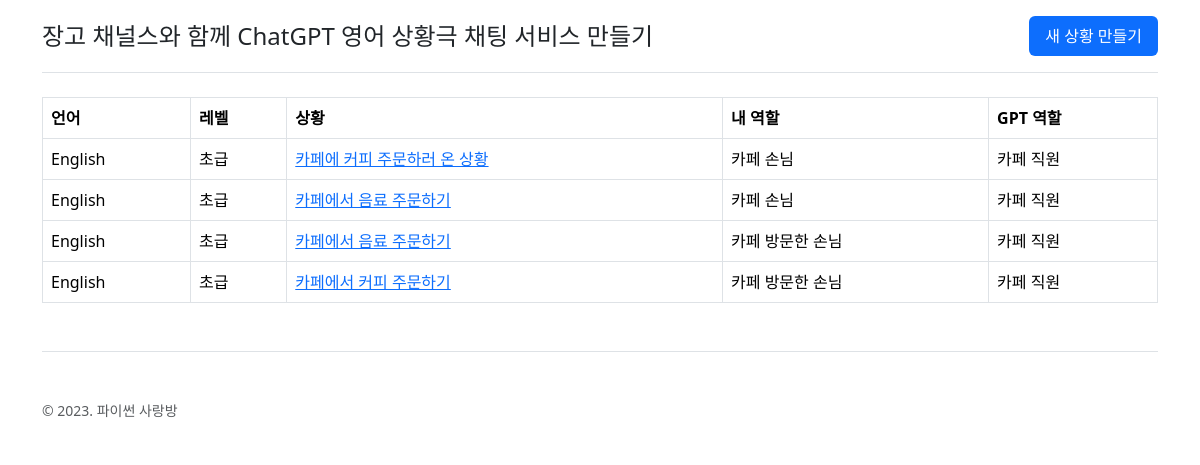
The page /chat/ (signed in) on the database as committed earlier.
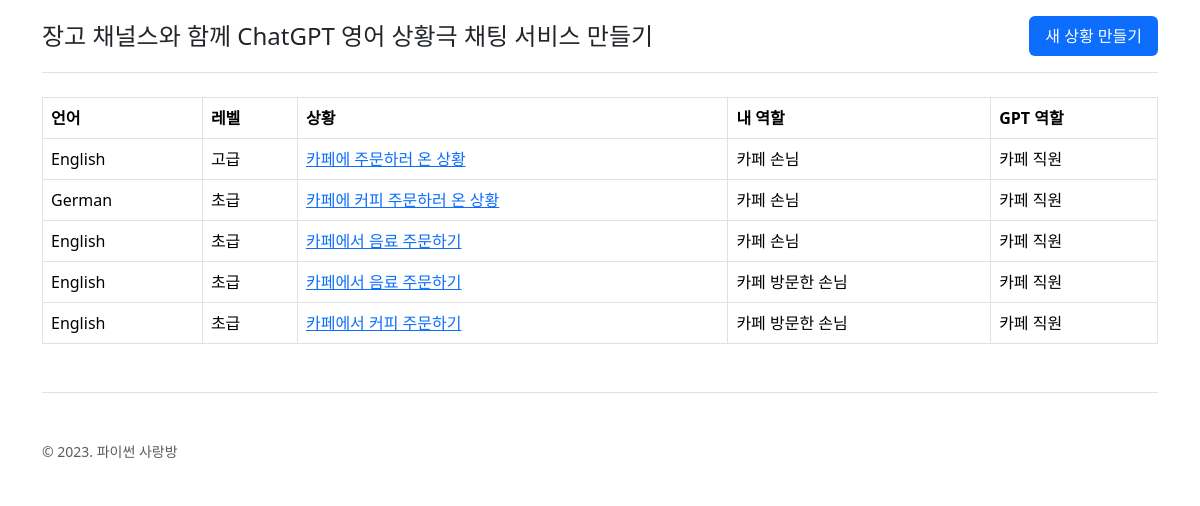
The same page on the database as committed later.
### chat/models.py (models this page shows, shortened)
class RolePlayingRoom(models.Model):
    class Language(models.TextChoices):
        ENGLISH = "en-US", "English"
        JAPANESE = "ja-JP", "Japanese"
        CHINESE = "zh-CN", "Chinese"
        SPANISH = "es-ES", "Spanish"
        FRENCH = "fr-FR", "French"
        GERMAN = "de-DE", "German"
        RUSSIAN = "ru-RU", "Russian"
    class Level(models.IntegerChoices):
        BEGINNER = 1, "초급"
        ADVANCED = 2, "고급"
    user = models.ForeignKey(settings.AUTH_USER_MODEL, on_delete=models.CASCADE)
    language = models.CharField(
        max_length=10,
        choices=Language.choices,
        default=Language.ENGLISH,
        verbose_name="대화 언어",
    )
    level = models.SmallIntegerField(
        choices=Level.choices, default=Level.BEGINNER, verbose_name="레벨"
    )
    situation = models.CharField(max_length=100, verbose_name="상황")
    situation_en = models.CharField(
        max_length=100,
        blank=True,
        verbose_name="상황 (영문)",
        help_text="GPT 프롬프트에 직접적으로 활용됩니다. 비워두시면, situation 필드를 번역해 자동 반영됩니다.",
    )
    my_role = models.CharField(max_length=100, verbose_name="내 역할")
    my_role_en = models.CharField(
        max_length=100,
        blank=True,
        verbose_name="내 역할 (영문)",
        help_text="GPT 프롬프트에 직접적으로 활용됩니다. 비워두시면, my_role 필드를 번역해 자동 반영됩니다.",
    )
    gpt_role = models.CharField(max_length=100, verbose_name="GPT 역할")
    gpt_role_en = models.CharField(
        max_length=100,
        blank=True,
        verbose_name="GPT 역할 (영문)",
        help_text="GPT 프롬프트에 직접적으로 활용됩니다. 비워두시면, gpt_role 필드를 번역해 자동 반영됩니다.",
    )
    class Meta:
        ordering = ["-pk"]
    def get_absolute_url(self):
        return reverse_lazy("role_playing_room_detail", kwargs={"pk": self.pk})

### chat/views.py (the view)
# urls.py: path("", views.RolePlayingRoomListView.as_view(), name="role_playing_room_list"),
@method_decorator(staff_member_required, name="dispatch")
class RolePlayingRoomListView(ListView):
    model = RolePlayingRoom
    def get_queryset(self):
        qs = super().get_queryset()
        qs = qs.filter(user=self.request.user)
        return qs

### chat/templates/chat/roleplayingroom_list.html
{% extends "chat/base.html" %}
{% block content %}
  <table class="table table-hover table-bordered">
    <thead>
      <tr>
        <th>언어</th>
        <th>레벨</th>
        <th>상황</th>
        <th>내 역할</th>
        <th>GPT 역할</th>
      </tr>
    </thead>
    <tbody>
      {% for room in object_list %}
        <tr>
          <td>{{ room.get_language_display }}</td>
          <td>{{ room.get_level_display }}</td>
          <td>
            <a href="{{ room.get_absolute_url }}">{{ room.situation }}</a>
          </td>
          <td>{{ room.my_role }}</td>
          <td>{{ room.gpt_role }}</td>
        </tr>
        {% empty %}
        <tr>
          <td colspan="S">Empty</td>
        </tr>
      {% endfor %}
    </tbody>
  </table>
{% endblock content %}

### chat/templates/chat/base.html (shortened to what this page needs)
{% load django_bootstrap5 %}
<!DOCTYPE html>
<html lang="ko">
  <head>
    {% bootstrap_css %}
  </head>
  <body>
    <div class="container">
      <header class="d-flex flex-wrap justify-content-center py-3 mb-4 border-bottom">
        <a href="/" class="d-flex align-items-center mb-3 mb-md-0 me-md-auto text-dark text-decoration-none">
          <span class="fs-4">장고 채널스와 함께 ChatGPT 영어 상황극 채팅 서비스 만들기</span>
        </a>
        <ul class="nav nav-pills">
          <li class="nav-item">
            <a href="{% url 'role_playing_room_create' %}" class="nav-link active">새 상황 만들기</a>
          </li>
        </ul>
      </header>
    </div>
    <div class="container">
      {% block content %}{% endblock %}
      <footer class="pt-4 my-md-5 pt-md-5 border-top">
        <div class="row">
          <div class="col-12 col-md">
            <small class="d-block mb-3 text-muted">&copy; 2023. 파이썬 사랑방</small>
          </div>
        </div>
      </footer>
    </div>
  </body>
</html>

Rows that differ between the two databases and show on the page:
added RolePlayingRoom: language "English", level "고급", situation "카페에 주문하러 온 상황", my_role "카페 손님", gpt_role "카페 직원"
changed RolePlayingRoom "카페에 커피 주문하러 온 상황": language "English" → "German"
